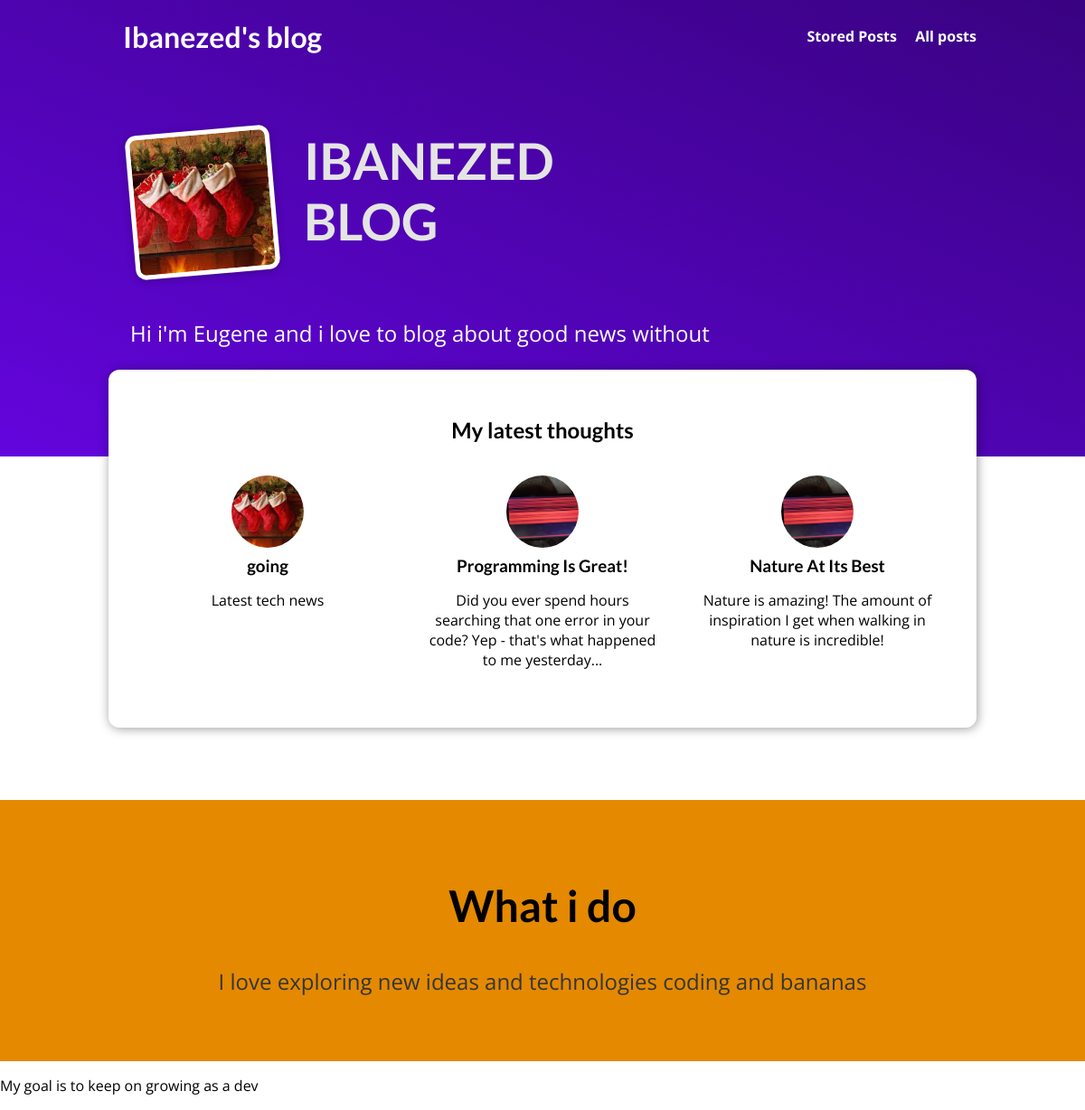
The page / on the database its author committed.
### blog/models.py (models this page shows, shortened)
class Post(models.Model):
    slug = models.SlugField(unique=True,db_index=True)
    image_name = models.CharField(max_length=100)
    image = models.ImageField(upload_to='images')
    author = models.ForeignKey(Author, on_delete=models.SET_NULL,null=True,
                               related_name='posts')
    date = models.DateField(auto_now=True)
    title = models.CharField(max_length=150)
    excerpt = models.CharField(max_length=200)
    content = models.TextField(validators=[MinLengthValidator(10)])
    tags = models.ManyToManyField(Tag)

### blog/views.py (the view)
# urls.py: path("", views.IndexView.as_view(), name="starting-page"),
class IndexView(ListView):
    template_name = "blog/index.html"
    model = Post
    context_object_name = "posts"
    ordering = ["-date"]
    def get_queryset(self):
        base_query = super().get_queryset()
        data = base_query[:3]
        return data

### blog/templates/blog/index.html (shortened to what this page needs)
{% extends "base.html" %}
{% load static %}
{% block css_files %}
    <link rel="stylesheet" href="{% static "blog/post.css" %}">
    <link rel="stylesheet" href="{% static "blog/index.css" %}">
{% endblock %}
{% block content %}
    <section id="welcome">
        <header>
            <img src="{% static "blog/images/1.jpg" %}" alt="The avatar of the creator">
            <h2>IBANEZED BLOG</h2>
        </header>
    <p>Hi i'm Eugene and i love to blog about good news  without</p>
    </section>
    <section id="latest-posts">
        <h2>My latest thoughts</h2>
    <ul>
        {% for post in posts %}
            {% include "blog/includes/post.html" %}
        {% endfor %}
    </ul>
    </section>
    <section id="about">
        <h2>What i do</h2>
        <p>I love exploring new ideas and technologies coding and bananas</p>
    </section>
    <p>
    My goal is to keep on growing as a dev
    </p>
{% endblock %}

### blog/templates/blog/includes/post.html
<li>
    <article class="post">
        <a href="{% url "post_detail_page" post.slug %}">
            {% if post.image %}
                <img src="{{ post.image.url }}" alt="">
            {% endif %}
            <div class="post__content">
                <h3>{{ post.title }}</h3>
                <p>{{ post.excerpt }}</p>
            </div>
        </a>
    </article>
</li>

### static/app.css (style rules this page uses)
* { box-sizing: border-box; }
html { font-family: 'Open Sans', 'Lato', sans-serif; }
body { margin: 0; }
h1, h2, h3 { font-family: 'Lato', sans-serif; font-weight: bold; }

### blog/static/blog/post.css (style rules this page uses)
.post { display: flex; flex-direction: column; align-items: center; text-align: center; }
.post a { text-decoration: none; color: black; transition: all 0.2s ease; padding: 1rem; }
.post img { width: 5rem; height: 5rem; object-fit: cover; border-radius: 50%; }
.post h3 { margin: 0.25rem 0; }

### blog/static/blog/index.css (style rules this page uses)
#welcome { background: linear-gradient(to right top, #6305dd, #390281); padding: 6rem 12%; }
#welcome header { display: flex; align-items: flex-start; margin: 3rem auto; }
#welcome img { width: 10rem; height: 10rem; object-fit: cover; object-position: top; border: 5px solid white; border-radius: 12px; background-color: #ffe1bf; transform: rotateZ(-5deg); box-shadow: 0 2px 8px rgba(0, 0, 0, 0.25); }
#welcome h2 { font-size: 3.5rem; margin: 0 0 0 2rem; color: #e4e4e4; width: 10rem; }
#welcome p { color: white; font-size: 1.5rem; }
#latest-posts { background-color: white; padding: 2rem; border-radius: 12px; width: 60rem; margin: -6rem auto 2rem auto; box-shadow: 1px 1px 12px rgba(0, 0, 0, 0.4); }
#latest-posts h2 { text-align: center; }
#latest-posts ul { list-style: none; margin: 0; padding: 0; display: flex; gap: 1rem; }
#latest-posts li { flex: 1; }
#about { text-align: center; padding: 3rem; background-color: #e48900; margin-top: 5rem; }
#about h2 { font-size: 3rem; }
#about p { font-size: 1.5rem; color: #353535; }

### rows shown on the page
Post: image (picture), title "going", excerpt "Latest tech news"
Post: image (picture), title "Programming Is Great!", excerpt "Did you ever spend hours searching that one error in your code? Yep - that's what happened to me yesterday..."
Post: image (picture), title "Nature At Its Best", excerpt "Nature is amazing! The amount of inspiration I get when walking in nature is incredible!"
